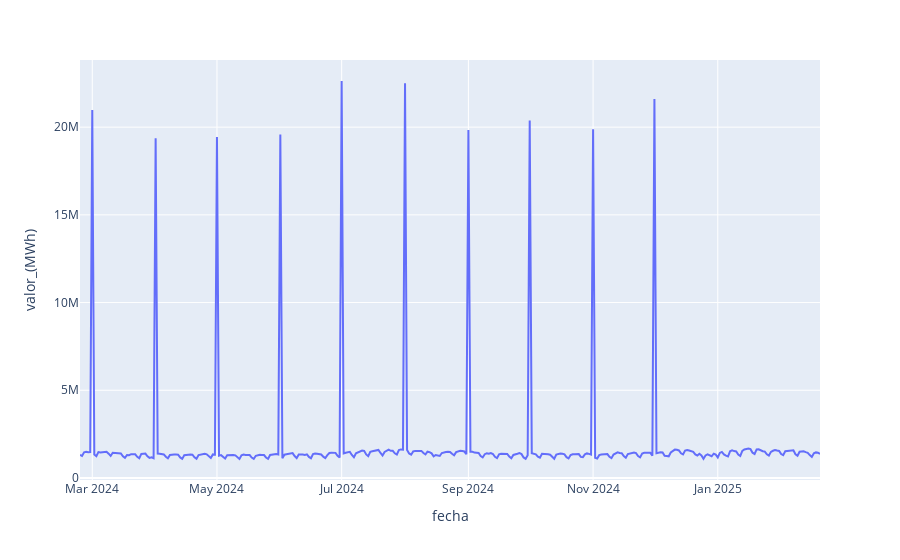

Notebook code cell kept with this figure:
### Code cell
px.line(data_frame=df_demanda_filtered_2,
        x='fecha',
        y='valor_(MWh)',
        )

### Figure 1 — Plotly figure (JSON) as saved in the notebook; plotly's stock layout.template omitted (floating-point values rounded to 4 significant figures; data arrays with more than 128 entries replaced by an {"elided": "..."} marker saying what was removed)
{"data": [{"hovertemplate": "fecha=%{x}<br>valor_(MWh)=%{y}<extra></extra>", "legendgroup": "", "line": {"color": "#636efa", "dash": "solid"}, "marker": {"symbol": "circle"}, "mode": "lines", "name": "", "orientation": "v", "showlegend": false, "type": "scatter", "x": {"elided": "363 str values"}, "xaxis": "x", "y": {"elided": "363 float values"}, "yaxis": "y"}], "layout": {"legend": {"tracegroupgap": 0}, "margin": {"t": 60}, "xaxis": {"anchor": "y", "domain": [0, 1], "title": {"text": "fecha"}}, "yaxis": {"anchor": "x", "domain": [0, 1], "title": {"text": "valor_(MWh)"}}}}
